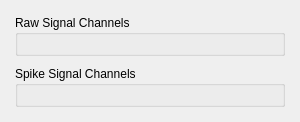
<?xml version="1.0" encoding="UTF-8"?>
<ui version="4.0">
 <class>WfmSelWindow</class>
 <widget class="QMainWindow" name="WfmSelWindow">
  <property name="geometry">
   <rect>
    <x>0</x>
    <y>0</y>
    <width>300</width>
    <height>112</height>
   </rect>
  </property>
  <property name="minimumSize">
   <size>
    <width>300</width>
    <height>0</height>
   </size>
  </property>
  <property name="maximumSize">
   <size>
    <width>400</width>
    <height>16777215</height>
   </size>
  </property>
  <property name="windowTitle">
   <string>Select Waveforms</string>
  </property>
  <widget class="QWidget" name="centralWidget">
   <layout class="QVBoxLayout" name="centralLayout">
    <property name="spacing">
     <number>10</number>
    </property>
    <property name="leftMargin">
     <number>15</number>
    </property>
    <property name="topMargin">
     <number>15</number>
    </property>
    <property name="rightMargin">
     <number>15</number>
    </property>
    <property name="bottomMargin">
     <number>15</number>
    </property>
    <item>
     <widget class="QGroupBox" name="chRawBox">
      <property name="toolTip">
       <string>Event channel list</string>
      </property>
      <property name="title">
       <string>Raw Signal Channels</string>
      </property>
      <layout class="QVBoxLayout" name="chRawLayout"/>
     </widget>
    </item>
    <item>
     <widget class="QGroupBox" name="chSpkBox">
      <property name="toolTip">
       <string>Signal channel list</string>
      </property>
      <property name="title">
       <string>Spike Signal Channels</string>
      </property>
      <layout class="QVBoxLayout" name="chSpkLayout"/>
     </widget>
    </item>
   </layout>
  </widget>
 </widget>
 <resources/>
 <connections/>
</ui>
